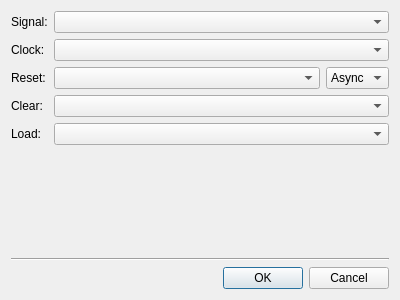
<?xml version="1.0" encoding="UTF-8"?>
<ui version="4.0">
 <class>Dialog</class>
 <widget class="QDialog" name="Dialog">
  <property name="geometry">
   <rect>
    <x>0</x>
    <y>0</y>
    <width>400</width>
    <height>300</height>
   </rect>
  </property>
  <property name="windowTitle">
   <string>Dialog</string>
  </property>
  <layout class="QVBoxLayout" name="verticalLayout">
   <item>
    <layout class="QFormLayout" name="formLayout">
     <item row="0" column="0">
      <widget class="QLabel" name="label">
       <property name="text">
        <string>Signal:</string>
       </property>
      </widget>
     </item>
     <item row="0" column="1">
      <widget class="QComboBox" name="comboBox"/>
     </item>
     <item row="1" column="0">
      <widget class="QLabel" name="label_2">
       <property name="text">
        <string>Clock:</string>
       </property>
      </widget>
     </item>
     <item row="1" column="1">
      <widget class="QComboBox" name="comboBox_2"/>
     </item>
     <item row="2" column="0">
      <widget class="QLabel" name="label_3">
       <property name="text">
        <string>Reset:</string>
       </property>
      </widget>
     </item>
     <item row="2" column="1">
      <layout class="QHBoxLayout" name="horizontalLayout">
       <item>
        <widget class="QComboBox" name="comboBox_3">
         <property name="sizePolicy">
          <sizepolicy hsizetype="MinimumExpanding" vsizetype="Fixed">
           <horstretch>0</horstretch>
           <verstretch>0</verstretch>
          </sizepolicy>
         </property>
        </widget>
       </item>
       <item>
        <widget class="QComboBox" name="comboBox_4">
         <item>
          <property name="text">
           <string>Async</string>
          </property>
         </item>
         <item>
          <property name="text">
           <string>Sync</string>
          </property>
         </item>
        </widget>
       </item>
      </layout>
     </item>
     <item row="3" column="0">
      <widget class="QLabel" name="label_5">
       <property name="text">
        <string>Clear:</string>
       </property>
      </widget>
     </item>
     <item row="3" column="1">
      <widget class="QComboBox" name="comboBox_5"/>
     </item>
     <item row="4" column="0">
      <widget class="QLabel" name="label_4">
       <property name="text">
        <string>Load:</string>
       </property>
      </widget>
     </item>
     <item row="4" column="1">
      <widget class="QComboBox" name="comboBox_6"/>
     </item>
    </layout>
   </item>
   <item>
    <spacer name="verticalSpacer">
     <property name="orientation">
      <enum>Qt::Vertical</enum>
     </property>
     <property name="sizeHint" stdset="0">
      <size>
       <width>20</width>
       <height>107</height>
      </size>
     </property>
    </spacer>
   </item>
   <item>
    <widget class="Line" name="line">
     <property name="orientation">
      <enum>Qt::Horizontal</enum>
     </property>
    </widget>
   </item>
   <item>
    <widget class="QDialogButtonBox" name="buttonBox">
     <property name="orientation">
      <enum>Qt::Horizontal</enum>
     </property>
     <property name="standardButtons">
      <set>QDialogButtonBox::Cancel|QDialogButtonBox::Ok</set>
     </property>
    </widget>
   </item>
  </layout>
 </widget>
 <resources/>
 <connections>
  <connection>
   <sender>buttonBox</sender>
   <signal>accepted()</signal>
   <receiver>Dialog</receiver>
   <slot>accept()</slot>
   <hints>
    <hint type="sourcelabel">
     <x>248</x>
     <y>254</y>
    </hint>
    <hint type="destinationlabel">
     <x>157</x>
     <y>274</y>
    </hint>
   </hints>
  </connection>
  <connection>
   <sender>buttonBox</sender>
   <signal>rejected()</signal>
   <receiver>Dialog</receiver>
   <slot>reject()</slot>
   <hints>
    <hint type="sourcelabel">
     <x>316</x>
     <y>260</y>
    </hint>
    <hint type="destinationlabel">
     <x>286</x>
     <y>274</y>
    </hint>
   </hints>
  </connection>
 </connections>
</ui>
